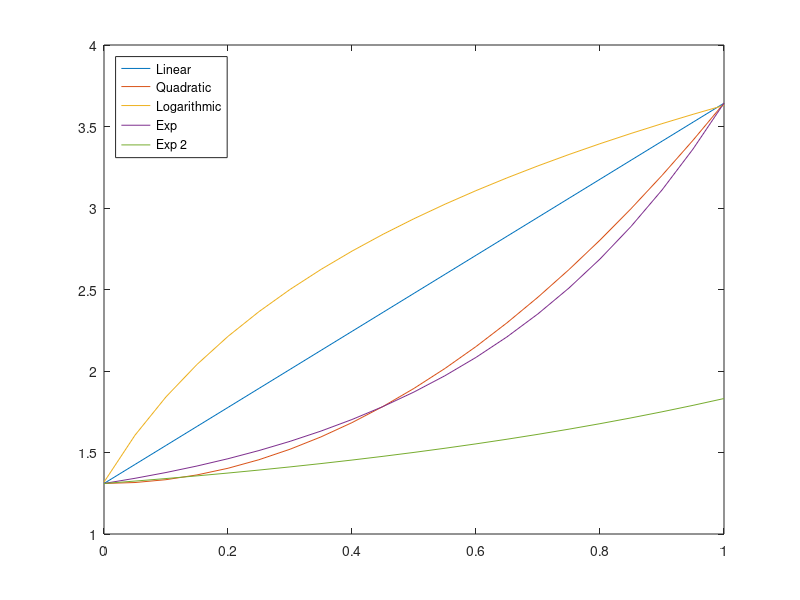
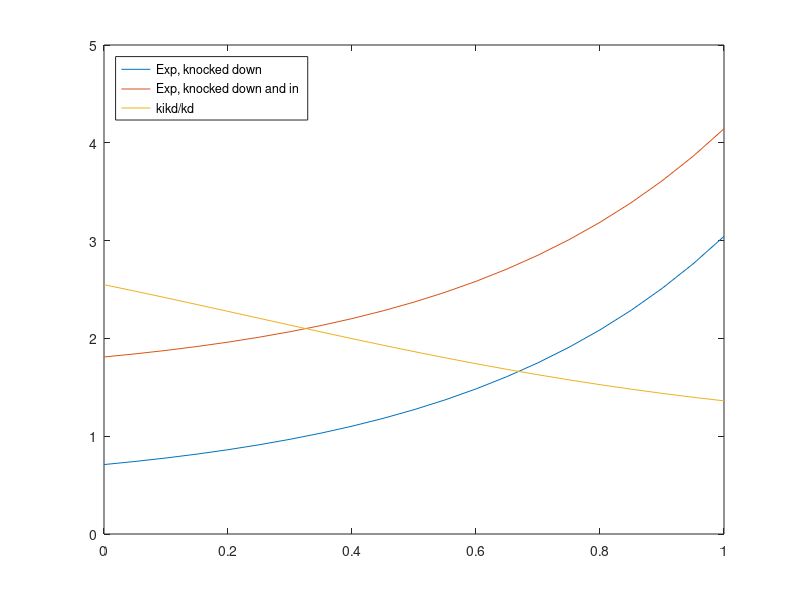
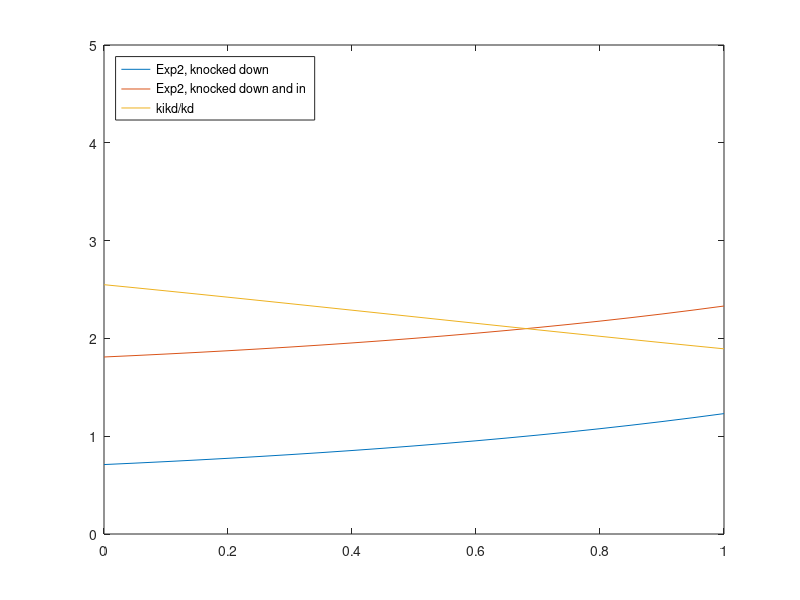
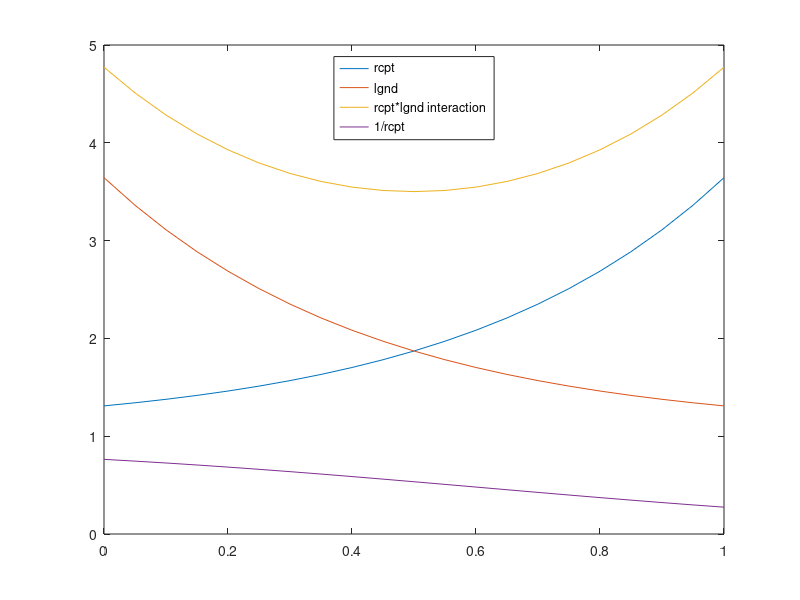

Here is the MATLAB script that generated these plots, in order:
% Equations used in my modelling. See tissue.h and
% guidingtissue::exponential_expression and similar

x = [0:0.05:1];

_exp = 0.26 .* exp (2.3.*x) + 1.05;
_invexp = 1./_exp;
_exp2 = 0.26 .* exp (1.1.*x) + 1.05;
_log = 2.32 + 1.29 .* log (2.3 .* (x+0.2));
_quad = 1.31 + 2.333 .* x .* x;
_lin = 1.31 + 2.333 .* x;

ki = 1.1
kd = 0.6

_exp_ki = _exp + ki;
_exp_ki_kd = _exp_ki - kd;
_exp_kd = _exp - kd;

_exp2_ki = _exp2 + ki;
_exp2_ki_kd = _exp2_ki - kd;
_exp2_kd = _exp2 - kd;

figure(1); clf;
plot (x, _lin);
hold on;
plot (x, _quad);
plot (x, _log);
plot (x, _exp);
plot (x, _exp2);
lg = legend (['Linear';'Quadratic';'Logarithmic';'Exp';'Exp 2'],'Location','NorthWest');

figure(2); clf;
plot (x, _exp_kd);
hold on;
plot (x, _exp_ki_kd);
plot (x, _exp_ki_kd./_exp_kd);
ylim([0,5]);
lg = legend (['Exp, knocked down';'Exp, knocked down and in';'kikd/kd'],'Location','NorthWest');

figure(3); clf;
plot (x, _exp2_kd);
hold on;
plot (x, _exp2_ki_kd);
plot (x, _exp2_ki_kd./_exp2_kd);
ylim([0,5]);
lg = legend (['Exp2, knocked down';'Exp2, knocked down and in';'kikd/kd'],'Location','NorthWest');

figure(30); clf;
plot (x, _exp2_kd);
hold on;
plot (x, _exp2_ki_kd);
plot (x, _exp2_ki_kd.*_exp2_kd);
ylim([0,5]);
lg = legend (['Exp2, knocked down';'Exp2, knocked down and in';'kikd*kd'],'Location','NorthWest');

% The J effect
figure(4); clf;
plot (x, _exp); % exp for receptors on retina
hold on;
plot (x, flip(_exp)); % ligands
plot (x, _exp .* flip(_exp));
plot (x, _invexp); % Inverse of exponential
lg = legend (['rcpt';'lgnd';'rcpt*lgnd interaction';'1/rcpt'],'Location','North');

% with alt exp
figure(14); clf;
plot (x, _exp); % exp for receptors on retina
hold on;
plot (x, _exp2); % exp2 for ligands
plot (x, _exp .* _exp2);
lg = legend (['rcpt';'tec lgnd';'rcpt*lgnd interaction'],'Location','North');

% The I effect (relative)
figure(5); clf;
%_x = -x(2)+x(1);
%x = [_x, x(1:end-1)];
%_exp = 0.26 .* exp (2.3.*x) + 1.05;
plot (x, _exp, '.'); % exp for receptors on retina
hold on;
plot (x, circshift(_exp,1)); % adjacent receptors
plot (x, _exp ./ circshift(_exp,1));
plot (x, circshift(_exp,1) ./ _exp);
lg = legend (['rcpt';'rcptshift';'rcpt/rcptshift interaction';'rcptshift interaction/rcpt'],'Location','North');

% The I effect (mass-action)
figure(6); clf;
plot (x, _exp, 'o-'); % exp for receptors on retina
hold on;
plot (x, circshift(_exp,1), 'o-'); % adjacent receptors
plot (x, _exp .* circshift(_exp,1), 'o-');
lg = legend (['rcpt';'rcptshift';'rcpt*rcptshift interaction'],'Location','North');
